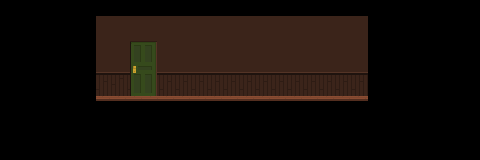

Rendered tile map (Tiled .tmx) drawn with the repository's tilesets; below, a short description and the map source with its tile grids summarised:
An orthogonal 30x10 tile map with 16x16 px tiles, 4 tile layers (bg1, bg2, ground, fg) and 3 objects (outside, Spawn).

<map version="1.0" orientation="orthogonal" renderorder="right-down" width="30" height="10" tilewidth="16" tileheight="16" nextobjectid="29">
 <properties>
  <property name="ambient" value="INDOOR" />
  <property name="bgm" value="6" />
 </properties>
 <tileset firstgid="1" name="indoors" tilewidth="16" tileheight="16">
  <image source="tilesets/indoors.png" width="480" height="271" />
 </tileset>
 <layer name="bg1" width="30" height="10">
  <data>[300 cells, 93 non-empty, 14 distinct tile ids]</data>
 </layer>
 <layer name="bg2" width="30" height="10">
  <data>[300 cells, 0 non-empty, 0 distinct tile ids]</data>
 </layer>
 <layer name="ground" width="30" height="10">
  <data>[300 cells, 91 non-empty, 2 distinct tile ids]</data>
 </layer>
 <layer name="fg" width="30" height="10">
  <data>[300 cells, 0 non-empty, 0 distinct tile ids]</data>
 </layer>
 <objectgroup name="entities">
  <properties>
   <property name="spawn" value="" />
  </properties>
  <object id="26" name="outside" x="130.44" y="41.9545" width="25.2878" height="53.9394">
   <properties>
    <property name="ID" value="1" />
    <property name="next" value="street" />
    <property name="nextWarp" value="1" />
    <property name="warp" value="" />
   </properties>
  </object>
  <object id="27" name="Spawn" x="160" y="80" width="16" height="16">
   <properties>
    <property name="spawn" value="" />
   </properties>
  </object>
  <object id="28" x="224.5" y="79.75" width="16" height="16">
   <properties>
    <property name="ID" value="1" />
    <property name="NPC" value="gangster1" />
    <property name="layer" value="front" />
    <property name="name" value="Darrius" />
    <property name="script" value="generic_1" />
    <property name="state" value="IDLEWALK" />
   </properties>
  </object>
 </objectgroup>
</map>
